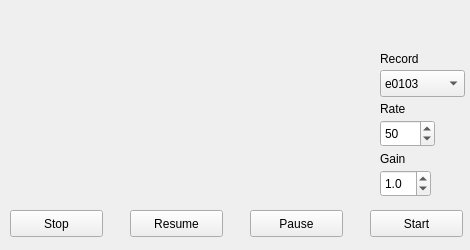
<?xml version="1.0" encoding="UTF-8"?>
<ui version="4.0">
 <class>SimulationRunning</class>
 <widget class="QWidget" name="SimulationRunning">
  <property name="geometry">
   <rect>
    <x>0</x>
    <y>0</y>
    <width>470</width>
    <height>250</height>
   </rect>
  </property>
  <property name="windowTitle">
   <string>Sapien 190</string>
  </property>
  <widget class="QPushButton" name="startButton">
   <property name="geometry">
    <rect>
     <x>370</x>
     <y>210</y>
     <width>93</width>
     <height>27</height>
    </rect>
   </property>
   <property name="text">
    <string>Start</string>
   </property>
  </widget>
  <widget class="QPushButton" name="pauseButton">
   <property name="geometry">
    <rect>
     <x>250</x>
     <y>210</y>
     <width>93</width>
     <height>27</height>
    </rect>
   </property>
   <property name="text">
    <string>Pause</string>
   </property>
  </widget>
  <widget class="QPushButton" name="stopButton">
   <property name="geometry">
    <rect>
     <x>10</x>
     <y>210</y>
     <width>93</width>
     <height>27</height>
    </rect>
   </property>
   <property name="text">
    <string>Stop</string>
   </property>
  </widget>
  <widget class="QPushButton" name="resumeButton">
   <property name="geometry">
    <rect>
     <x>130</x>
     <y>210</y>
     <width>93</width>
     <height>27</height>
    </rect>
   </property>
   <property name="text">
    <string>Resume</string>
   </property>
  </widget>
  <widget class="QDoubleSpinBox" name="gainSpinBox">
   <property name="geometry">
    <rect>
     <x>380</x>
     <y>170</y>
     <width>51</width>
     <height>27</height>
    </rect>
   </property>
   <property name="decimals">
    <number>1</number>
   </property>
   <property name="maximum">
    <double>3.000000000000000</double>
   </property>
   <property name="singleStep">
    <double>0.100000000000000</double>
   </property>
   <property name="value">
    <double>1.000000000000000</double>
   </property>
  </widget>
  <widget class="QSpinBox" name="rateSpinBox">
   <property name="geometry">
    <rect>
     <x>380</x>
     <y>120</y>
     <width>55</width>
     <height>27</height>
    </rect>
   </property>
   <property name="minimum">
    <number>1</number>
   </property>
   <property name="maximum">
    <number>400</number>
   </property>
   <property name="value">
    <number>50</number>
   </property>
  </widget>
  <widget class="QLabel" name="gainLabel">
   <property name="geometry">
    <rect>
     <x>380</x>
     <y>150</y>
     <width>62</width>
     <height>17</height>
    </rect>
   </property>
   <property name="text">
    <string>Gain</string>
   </property>
  </widget>
  <widget class="QLabel" name="rateLabel">
   <property name="geometry">
    <rect>
     <x>380</x>
     <y>100</y>
     <width>62</width>
     <height>17</height>
    </rect>
   </property>
   <property name="text">
    <string>Rate</string>
   </property>
  </widget>
  <widget class="QLabel" name="recordLabel">
   <property name="geometry">
    <rect>
     <x>380</x>
     <y>50</y>
     <width>62</width>
     <height>17</height>
    </rect>
   </property>
   <property name="text">
    <string>Record</string>
   </property>
  </widget>
  <widget class="QComboBox" name="comboBox">
   <property name="geometry">
    <rect>
     <x>380</x>
     <y>70</y>
     <width>85</width>
     <height>27</height>
    </rect>
   </property>
   <item>
    <property name="text">
     <string>e0103</string>
    </property>
   </item>
   <item>
    <property name="text">
     <string>e0104</string>
    </property>
   </item>
  </widget>
 </widget>
 <resources/>
 <connections>
  <connection>
   <sender>rateSpinBox</sender>
   <signal>valueChanged(int)</signal>
   <receiver>SimulationRunning</receiver>
   <slot>on_rate_changed(int)</slot>
   <hints>
    <hint type="sourcelabel">
     <x>430</x>
     <y>130</y>
    </hint>
    <hint type="destinationlabel">
     <x>373</x>
     <y>129</y>
    </hint>
   </hints>
  </connection>
  <connection>
   <sender>gainSpinBox</sender>
   <signal>valueChanged(double)</signal>
   <receiver>SimulationRunning</receiver>
   <slot>on_gain_changed(double)</slot>
   <hints>
    <hint type="sourcelabel">
     <x>425</x>
     <y>188</y>
    </hint>
    <hint type="destinationlabel">
     <x>367</x>
     <y>185</y>
    </hint>
   </hints>
  </connection>
 </connections>
 <slots>
  <slot>on_stopButton_clicked()</slot>
  <slot>on_rate_changed(int)</slot>
  <slot>on_gain_changed(double)</slot>
 </slots>
</ui>
